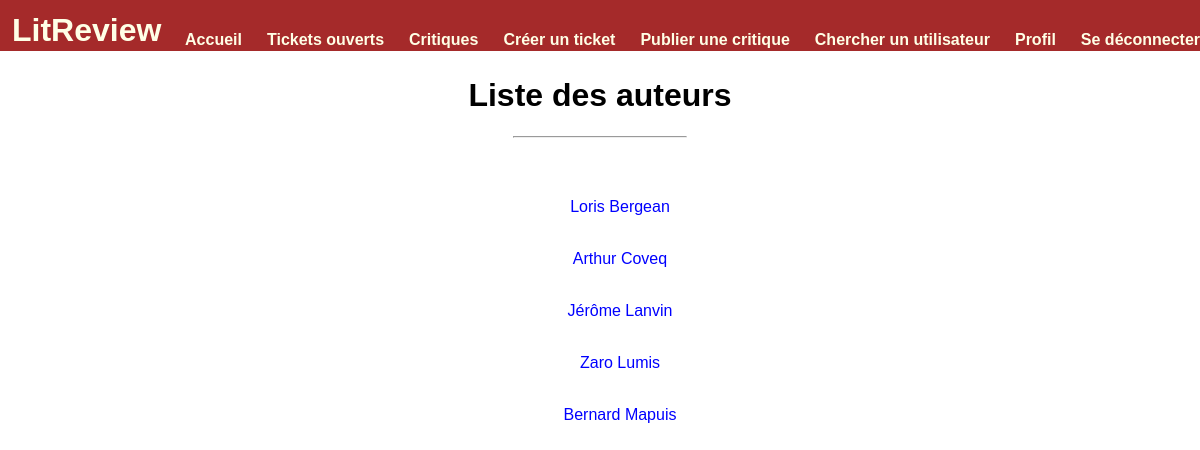
Page /author/ (signed in) on the earlier database version.
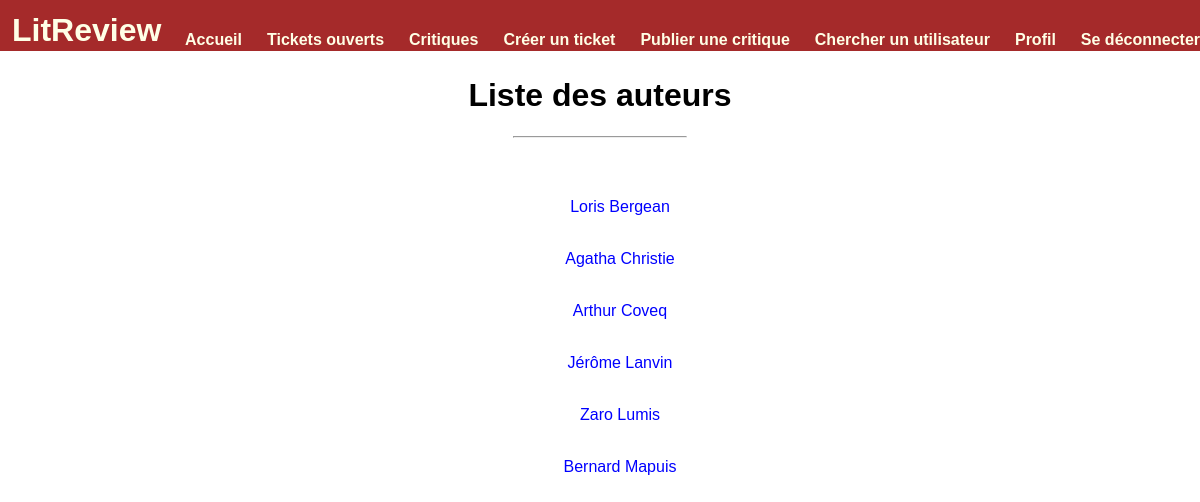
Same page on the later database version.
### blog/models.py (models this page shows, shortened)
class Review(models.Model):
    RATING_CHOICE = [(1, "1"), (2, "2"), (3, "3"), (4, "4"), (5, "5")]
    ticket = models.ForeignKey(to=Ticket, on_delete=models.CASCADE, blank=True, null=True)
    rating = models.PositiveSmallIntegerField(verbose_name='Notes', choices=RATING_CHOICE)
    headline = models.CharField(verbose_name="Titre", max_length=128)
    body = models.TextField(verbose_name="Critique", max_length=8192, blank=True)
    user = models.ForeignKey(to=settings.AUTH_USER_MODEL, on_delete=models.CASCADE)
    time_created = models.DateTimeField(auto_now_add=True)
    content_reference = models.CharField(verbose_name='Titre de la référence', max_length=80, blank=True, null=True)
    content_author = models.CharField(verbose_name='Nom de l\'auteur', max_length=80, blank=True, null=True)
    content_picture = models.ImageField(verbose_name='Image', upload_to='ticket', blank=True, null=True)
    publication_year = models.IntegerField(verbose_name='Date de publication',
                                           validators=[MinValueValidator(-400),
                                                       MaxValueValidator(datetime.date.today().year+1)],
                                           blank=True, null=True)
    class Meta:
        ordering = ['-time_created']

### blog/views.py (the view)
# urls.py: path('author/', views.show_authors, name='authors'),
@login_required
def show_authors(request):
    tickets = Ticket.objects.all()
    reviews = Review.objects.all()
    authors_references = [item.content_author for item in tickets]
    authors_references.extend([item.content_author for item in reviews])
    authors_references = set(authors_references)
    authors_references = sorted(authors_references, key=lambda x: str(x.split()[1]) if (' ' in x) else str(x))
    return render(request, 'tickets_reviews/authors_list.html', context={'authors': authors_references})

### blog/templates/tickets_reviews/authors_list.html (shortened to what this page needs)
{% extends 'base.html' %}
{% block content %}
<h1>Liste des auteurs</h1>
<hr><br><br>
{% for author in authors %}
    <ul>
        <li>
            <a href="{% url 'author-page' author %}">{{ author }}</a>
            <br><br>
        </li>
    </ul>
{% endfor %}
{% endblock %}

Differences in the rows shown:
added Review: authors "Agatha Christie"
